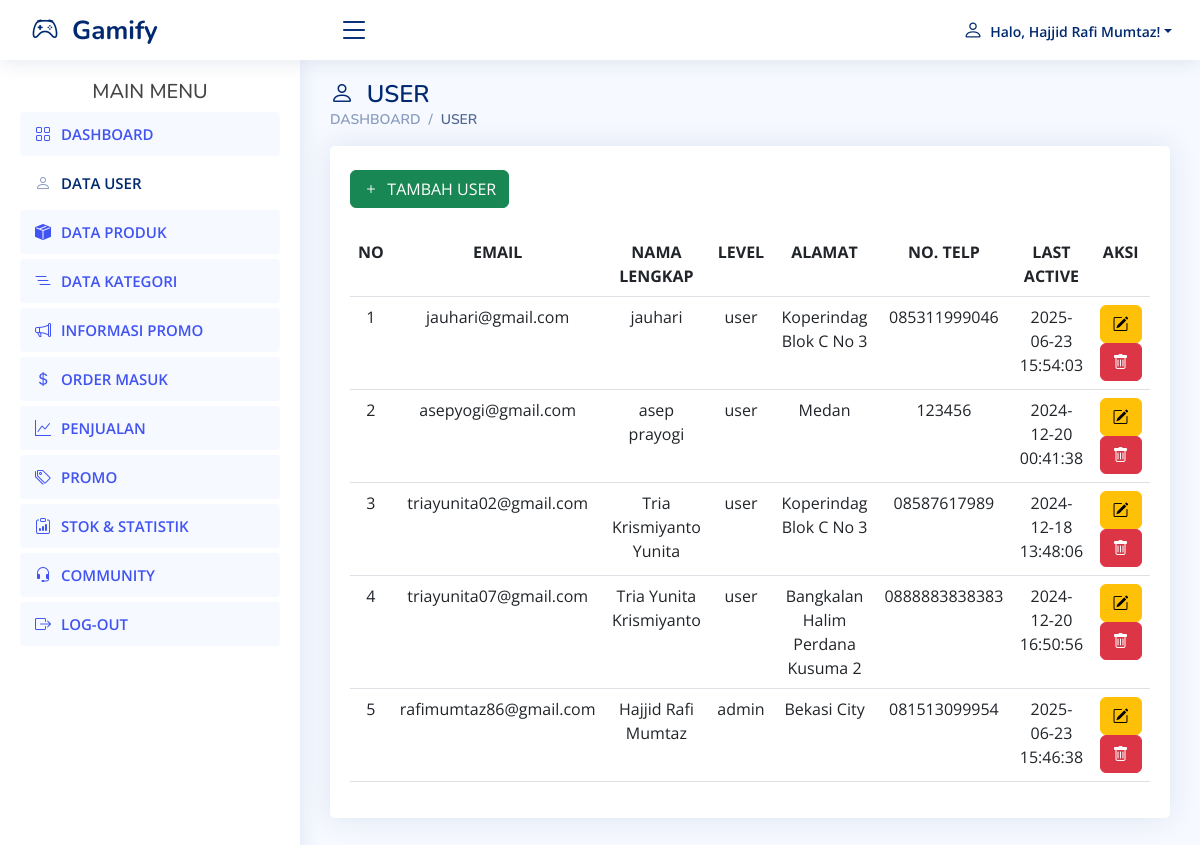
/admin/user.php (signed in), run on an earlier commit of the app's database.
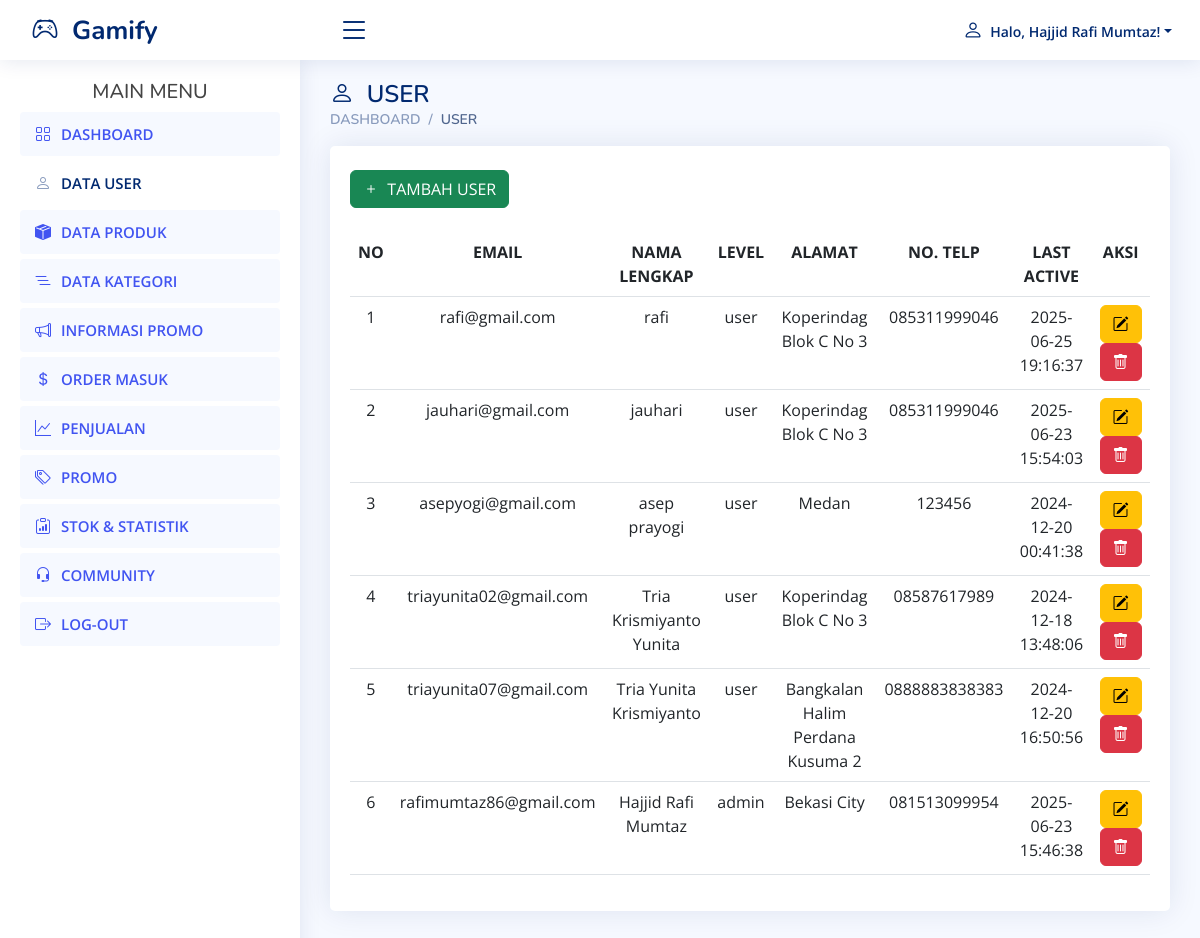
And on a later commit of the database.
### tables this page shows
CREATE TABLE `user` (
  `id_user` int(11) NOT NULL,
  `nama` varchar(255) NOT NULL,
  `email` varchar(255) NOT NULL,
  `password` varchar(255) NOT NULL,
  `no_tlp` varchar(50) DEFAULT NULL,
  `alamat` text DEFAULT NULL,
  `level` enum('admin','user') NOT NULL,
  `foto` varchar(255) NOT NULL,
  `active` datetime DEFAULT NULL
);

### admin/user.php (the view, shortened to what this page needs)
<?php
require "../db.php";
$page = "user";
?>
<!DOCTYPE html>
<html lang="en">
<head>
    <?php include 'aset.php'; ?>
</head>
<body>
    <?php require "atas.php"; ?>
    <?php require "menu.php"; ?>
    <main id="main" class="main">
        <div class="pagetitle">
            <h1><i class="bi bi-person"></i>&nbsp; USER</h1>
            <nav>
                <ol class="breadcrumb">
                    <li class="breadcrumb-item"><a href="index.php">DASHBOARD</a></li>
                    <li class="breadcrumb-item active">USER</li>
                </ol>
            </nav>
        </div>
        <section class="section">
            <div class="row">
                <div class="col-lg-12">
                    <div class="card">
                        <div class="card-body">
                            <br>
                            <button type="button" class="btn btn-success" data-bs-toggle="modal" data-bs-target="#tambahData">
                                <i class="bi bi-plus"></i>&nbsp; TAMBAH USER
                            </button>
                            <br><br>
                            <table class="table datatable">
                                <tr>
                                    <th><center>NO</center></th>
                                    <th><center>EMAIL</center></th>
                                    <th><center>NAMA LENGKAP</center></th>
                                    <th><center>LEVEL</center></th>
                                    <th><center>ALAMAT</center></th>
                                    <th><center>NO. TELP</center></th>
                                    <th><center>LAST ACTIVE</center></th>
                                    <th><center>AKSI</center></th>
                                </tr>
                                <?php
                                $sql = mysqli_query($kon, "SELECT * FROM user ORDER BY id_user DESC");
                                $no = 1;
                                while ($gb = mysqli_fetch_array($sql)) {
                                ?>
                                <tr>
                                    <td><center><?= $no++ ?></center></td>
                                    <td><center><?= $gb["email"] ?></center></td>
                                    <td><center><?= $gb["nama"] ?></center></td>
                                    <td><center><?= $gb["level"] ?></center></td>
                                    <td><center><?= $gb["alamat"] ?></center></td>
                                    <td><center><?= $gb["no_tlp"] ?></center></td>
                                    <td><center><?= $gb["active"] ?></center></td>
                                    <td>
                                        <button type="button" data-bs-toggle="modal" data-bs-target="#editData<?= $gb["id_user"] ?>" class="btn btn-warning"><i class="bi bi-pencil-square"></i></button>
                                        <button type="button" data-bs-toggle="modal" data-bs-target="#hapusData<?= $gb["id_user"] ?>" class="btn btn-danger"><i class="bi bi-trash"></i></button>
                                    </td>
                                </tr>
                                <?php } ?>
                            </table>
                        </div>
                    </div>
                </div>
            </div>
        </section>
    </main>
</body>
</html>

### admin/aset.php (shortened to what this page needs)
<link href="../assets/vendor/bootstrap/css/bootstrap.min.css" rel="stylesheet">
<link href="../assets/vendor/bootstrap-icons/bootstrap-icons.css" rel="stylesheet">
<link href="../assets/vendor/boxicons/css/boxicons.min.css" rel="stylesheet">
<link href="../assets/vendor/quill/quill.snow.css" rel="stylesheet">
<link href="../assets/vendor/quill/quill.bubble.css" rel="stylesheet">
<link href="../assets/vendor/remixicon/remixicon.css" rel="stylesheet">
<link href="../assets/vendor/simple-datatables/style.css" rel="stylesheet">
<link href="../assets/css/style.css" rel="stylesheet">

### admin/atas.php (shortened to what this page needs)
<header id="header" class="header fixed-top d-flex align-items-center">
  <div class="container-fluid d-flex align-items-center justify-content-between">
    <div class="d-flex align-items-center">
      <a href="index.php" class="logo d-flex align-items-center">
        <span class="d-none d-lg-block"><i class="bi bi-controller"></i>&nbsp; Gamify</span>
      </a>
      <i class="bi bi-list toggle-sidebar-btn ms-3"></i>
    </div>
    <nav class="header-nav">
      <ul class="d-flex align-items-center mb-0">
        <li class="nav-item dropdown pe-3">
          <a class="nav-link nav-profile d-flex align-items-center pe-0" href="#" data-bs-toggle="dropdown">
            <span class="d-none d-md-block dropdown-toggle ps-2"><i style="font-size: 20px" class="bi bi-person"></i>&nbsp; Halo, <?= $_SESSION["admin"] ?>!</span>
          </a>
        </li>
      </ul>
    </nav>
  </div>
</header>

### admin/menu.php
<aside id="sidebar" class="sidebar">
    <ul class="sidebar-nav" id="sidebar-nav">
    <h5 class="text-center">MAIN MENU</h5>
      <li class="nav-item">
        <a class="nav-link <?php if($page == "dashboard"){ echo "collapsed"; } ?>" href="index.php">
          <i class="bi bi-grid"></i>
          <span>DASHBOARD</span>
        </a>
      </li>
      <li class="nav-item">
        <a class="nav-link <?php if($page == "user"){ echo "collapsed"; } ?>" href="user.php">
          <i class="bi bi-person"></i>
          <span>DATA USER</span>
        </a>
      </li>
      <li class="nav-item">
        <a class="nav-link <?php if($page == "produk"){ echo "collapsed"; } ?>" href="produk.php">
          <i class="bi bi-box-seam-fill"></i>
          <span>DATA PRODUK</span>
        </a>
      </li>
      <li class="nav-item">
        <a class="nav-link <?php if($page == "kategori"){ echo "collapsed"; } ?>" href="kategori.php">
          <i class="bi bi-list-nested"></i>
          <span>DATA KATEGORI</span>
        </a>
      </li>
      <li class="nav-item">
        <a class="nav-link <?php if($page == "info"){ echo "collapsed"; } ?>" href="informasipromo.php">
          <i class="bi bi-megaphone"></i>
          <span>INFORMASI PROMO</span>
        </a>
      </li>
      <li class="nav-item">
        <a class="nav-link <?php if($page == "order"){ echo "collapsed"; } ?>" href="order.php">
          <i class="bi bi-currency-dollar"></i>
          <span>ORDER MASUK</span>
        </a>
      </li>
      <li class="nav-item">
        <a class="nav-link <?php if($page == "penjualan"){ echo "collapsed"; } ?>" href="penjualan.php">
          <i class="bi bi-graph-up"></i>
          <span>PENJUALAN</span>
        </a>
      </li>
      <li class="nav-item">
        <a class="nav-link <?php if($page == "promo"){ echo "collapsed"; } ?>" href="promo.php">
          <i class="bi bi-tags"></i>
          <span>PROMO</span>
        </a>
      </li>
      <li class="nav-item">
        <a class="nav-link <?php if($page == "statistik"){ echo "collapsed"; } ?>" href="stok_produk.php">
          <i class="bi bi-clipboard-data"></i>
          <span>STOK & STATISTIK</span>
        </a>
      </li>
      <li class="nav-item">
        <a class="nav-link <?php if($page == "komunitas"){ echo "collapsed"; } ?>" href="forum_komunitas.php">
          <i class="bi bi-headset"></i>
          <span>COMMUNITY</span>
        </a>
      </li>
      <li class="nav-item">
        <a class="nav-link" href="logout.php">
          <i class="bi bi-box-arrow-right"></i>
          <span>LOG-OUT</span>
        </a>
      </li>
    </ul>
</aside>

### assets/css/style.css (style rules this page uses)
:root { scroll-behavior: smooth; }
body { font-family: "Open Sans", sans-serif; background: #f6f9ff; color: #444444; }
a { color: #4154f1; text-decoration: none; }
h1, h2, h3, h4, h5, h6 { font-family: "Nunito", sans-serif; }
#main { margin-top: 60px; padding: 20px 30px; transition: all 0.3s; }
.pagetitle { margin-bottom: 10px; }
.pagetitle h1 { font-size: 24px; margin-bottom: 0; font-weight: 600; color: #012970; }
.card { margin-bottom: 30px; border: none; border-radius: 5px; box-shadow: 0px 0 30px rgba(1, 41, 112, 0.1); }
.card-body { padding: 0 20px 20px 20px; }
.breadcrumb { font-size: 14px; font-family: "Nunito", sans-serif; color: #899bbd; font-weight: 600; }
.breadcrumb a { color: #899bbd; transition: 0.3s; }
.breadcrumb .breadcrumb-item::before { color: #899bbd; }
.breadcrumb .active { color: #51678f; font-weight: 600; }
.logo { line-height: 1; }
@media (min-width: 1200px) { .logo { width: 280px; } }
.logo span { font-size: 26px; font-weight: 700; color: #012970; font-family: "Nunito", sans-serif; }
.header { transition: all 0.5s; z-index: 997; height: 60px; box-shadow: 0px 2px 20px rgba(1, 41, 112, 0.1); background-color: #fff; padding-left: 20px; }
.header .toggle-sidebar-btn { font-size: 32px; padding-left: 10px; cursor: pointer; color: #012970; }
.header-nav ul { list-style: none; }
.header-nav>ul { margin: 0; padding: 0; }
.header-nav .nav-profile { color: #012970; }
.header-nav .nav-profile span { font-size: 14px; font-weight: 600; }
.sidebar { position: fixed; top: 60px; left: 0; bottom: 0; width: 300px; z-index: 996; transition: all 0.3s; padding: 20px; overflow-y: auto; scrollbar-width: thin; scrollbar-color: #aab7cf transparent; box-shadow: 0px 0px 20px rgba(1, 41, 112, 0.1); background-color: #fff; }
@media (min-width: 1200px) { #main, #footer { margin-left: 300px; } }
.sidebar-nav { padding: 0; margin: 0; list-style: none; }
.sidebar-nav li { padding: 0; margin: 0; list-style: none; }
.sidebar-nav .nav-item { margin-bottom: 5px; }
.sidebar-nav .nav-link { display: flex; align-items: center; font-size: 15px; font-weight: 600; color: #4154f1; transition: 0.3; background: #f6f9ff; padding: 10px 15px; border-radius: 4px; }
.sidebar-nav .nav-link i { font-size: 16px; margin-right: 10px; color: #4154f1; }
.sidebar-nav .nav-link.collapsed { color: #012970; background: #fff; }
.sidebar-nav .nav-link.collapsed i { color: #899bbd; }

What changed in the data, as far as the page shows it:
added user: email "rafi@gmail.com", nama "rafi", level "user", alamat "Koperindag Blok C No 3", no_tlp "085311999046", active "2025-06-25 19:16:37"
